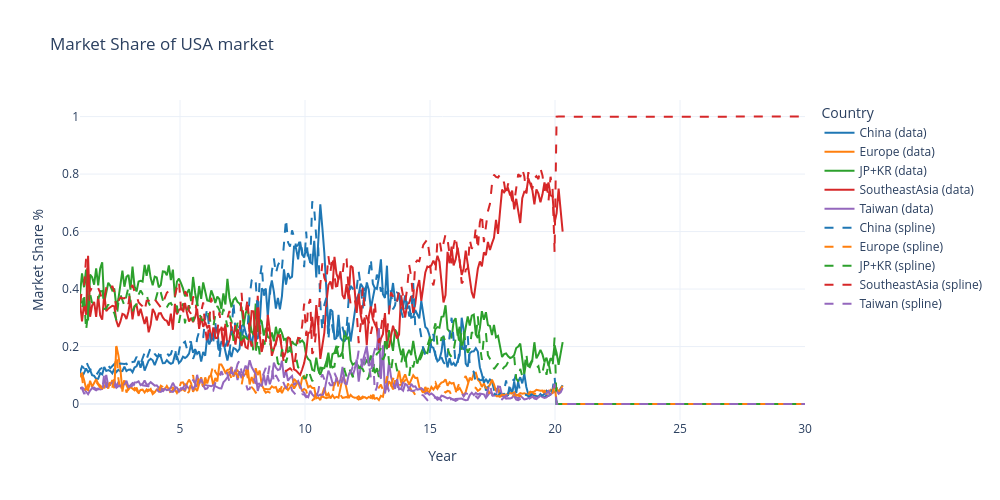

The cell this chart's notebook holds for it:
### Code cell
results = [X, Y, Z, W, H]

color_map = {
    "China": "#1f77b4",        # Blue
    "Europe": "#ff7f0e",       # Orange
    "JP+KR": "#2ca02c",        # Green
    "SoutheastAsia": "#d62728",# Red
    "Taiwan": "#9467bd"        # Purple
}

fig = go.Figure()

for country in countries:
    fig.add_trace(go.Scatter(
        x=t_eval,
        y=market_shares[country],
        mode='lines',
        name=f'{country} (data)',
        line=dict(color=color_map[country], width=2)
    ))
for i, country in enumerate(countries):
    fig.add_trace(go.Scatter(
        x=t_eval,
        y=results[i],
        mode='lines',
        name=f'{country} (spline)',
        line=dict(color=color_map[country], dash='dash')
    ))

# Layout
fig.update_layout(
    title='Market Share of USA market',
    xaxis_title='Year',
    yaxis_title='Market Share %',
    width=1000,
    height=500,
    legend_title='Country',
    hovermode='x unified',
    template='plotly_white'
)

fig.show()

### Figure 1 — Plotly figure (JSON) as saved in the notebook; plotly's stock layout.template omitted (floating-point values rounded to 4 significant figures; data arrays with more than 128 entries replaced by an {"elided": "..."} marker saying what was removed)
{"data": [{"line": {"color": "#1f77b4", "width": 2}, "mode": "lines", "name": "China (data)", "type": "scatter", "x": {"elided": "360 float values"}, "y": {"elided": "240 float values"}}, {"line": {"color": "#ff7f0e", "width": 2}, "mode": "lines", "name": "Europe (data)", "type": "scatter", "x": {"elided": "360 float values"}, "y": {"elided": "240 float values"}}, {"line": {"color": "#2ca02c", "width": 2}, "mode": "lines", "name": "JP+KR (data)", "type": "scatter", "x": {"elided": "360 float values"}, "y": {"elided": "240 float values"}}, {"line": {"color": "#d62728", "width": 2}, "mode": "lines", "name": "SoutheastAsia (data)", "type": "scatter", "x": {"elided": "360 float values"}, "y": {"elided": "240 float values"}}, {"line": {"color": "#9467bd", "width": 2}, "mode": "lines", "name": "Taiwan (data)", "type": "scatter", "x": {"elided": "360 float values"}, "y": {"elided": "240 float values"}}, {"line": {"color": "#1f77b4", "dash": "dash"}, "mode": "lines", "name": "China (spline)", "type": "scatter", "x": {"elided": "360 float values"}, "y": {"elided": "360 float values"}}, {"line": {"color": "#ff7f0e", "dash": "dash"}, "mode": "lines", "name": "Europe (spline)", "type": "scatter", "x": {"elided": "360 float values"}, "y": {"elided": "360 float values"}}, {"line": {"color": "#2ca02c", "dash": "dash"}, "mode": "lines", "name": "JP+KR (spline)", "type": "scatter", "x": {"elided": "360 float values"}, "y": {"elided": "360 float values"}}, {"line": {"color": "#d62728", "dash": "dash"}, "mode": "lines", "name": "SoutheastAsia (spline)", "type": "scatter", "x": {"elided": "360 float values"}, "y": {"elided": "360 float values"}}, {"line": {"color": "#9467bd", "dash": "dash"}, "mode": "lines", "name": "Taiwan (spline)", "type": "scatter", "x": {"elided": "360 float values"}, "y": {"elided": "360 float values"}}], "layout": {"height": 500, "hovermode": "x unified", "legend": {"title": {"text": "Country"}}, "title": {"text": "Market Share of USA market"}, "width": 1000, "xaxis": {"title": {"text": "Year"}}, "yaxis": {"title": {"text": "Market Share %"}}}}
